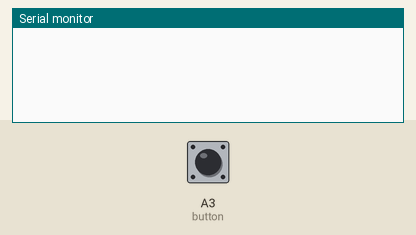
Simulated run of this sketch. Board: Arduino Uno, built with avr-gcc and run on an emulated ATmega328P. Parts: the last lines printed to the serial monitor. The inputs (shaded band) are chosen by the test bench; at power-on: A3 (button) HIGH.

Above: at 1.2 s.
1.3 s: A3 (button) pulled LOW for 0.15 s
At 2.4 s:
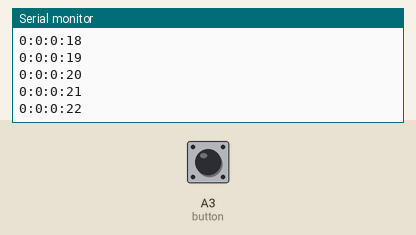
2.9 s: A3 (button) pulled LOW for 1 s
At 4.9 s:
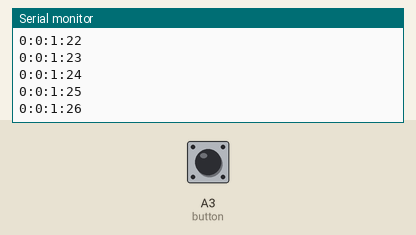
5.4 s: A3 (button) pulled LOW for 0.15 s
At 6.7 s:
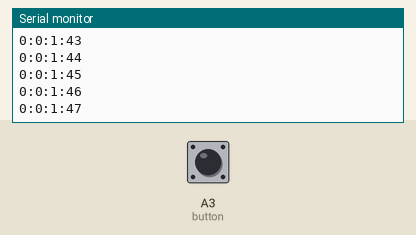
Timing chart, 0 to 8.4 s (numbered marks = the images above; inputs shaded):
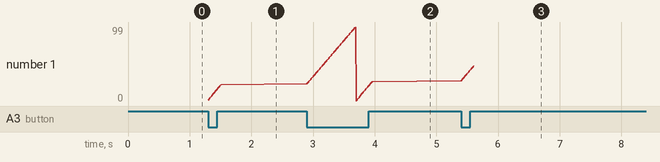

Measured:
- after the input at 1.3 s, the serial monitor: prints a new line at once (image 1)
- after the input at 2.9 s, the serial monitor: prints a new line at once (image 2)
- plotted number 1: 22 → 26 after the input at 2.9 s

The sketch:

timer_embbeded.ino
```cpp
#define button A3
unsigned int tick,milsec=0,sec=0,menit=0,jam=0,buttonstate;
void setup() {
  // put your setup code here, to run once:
  Serial.begin(9600);
  TCCR1A = 0x00;
  TCCR1B = 0x04;
  TCNT1H = 0x00;
  TCNT1L = 0x00;
  pinMode (button,INPUT_PULLUP);
}

void loop() {
  // put your main code here, to run repeatedly:
  buttonstate = digitalRead(button);
  if (buttonstate == LOW){
    tick = TCNT1;
    if(tick % 625){
      TCNT1 = 0;
      milsec++;
      if(milsec >= 100){
        milsec = 0;
        sec ++;
        if(sec >= 60){
          sec = 0;
          menit++;
          if(menit >= 60){
            menit = 0;
            jam++;
            }
          }
      }
     Serial.print(jam);
     Serial.print(":");
     Serial.print(menit);
     Serial.print(":");
     Serial.print(sec);
     Serial.print(":");
     Serial.println(milsec);
  }
 }
}
```
